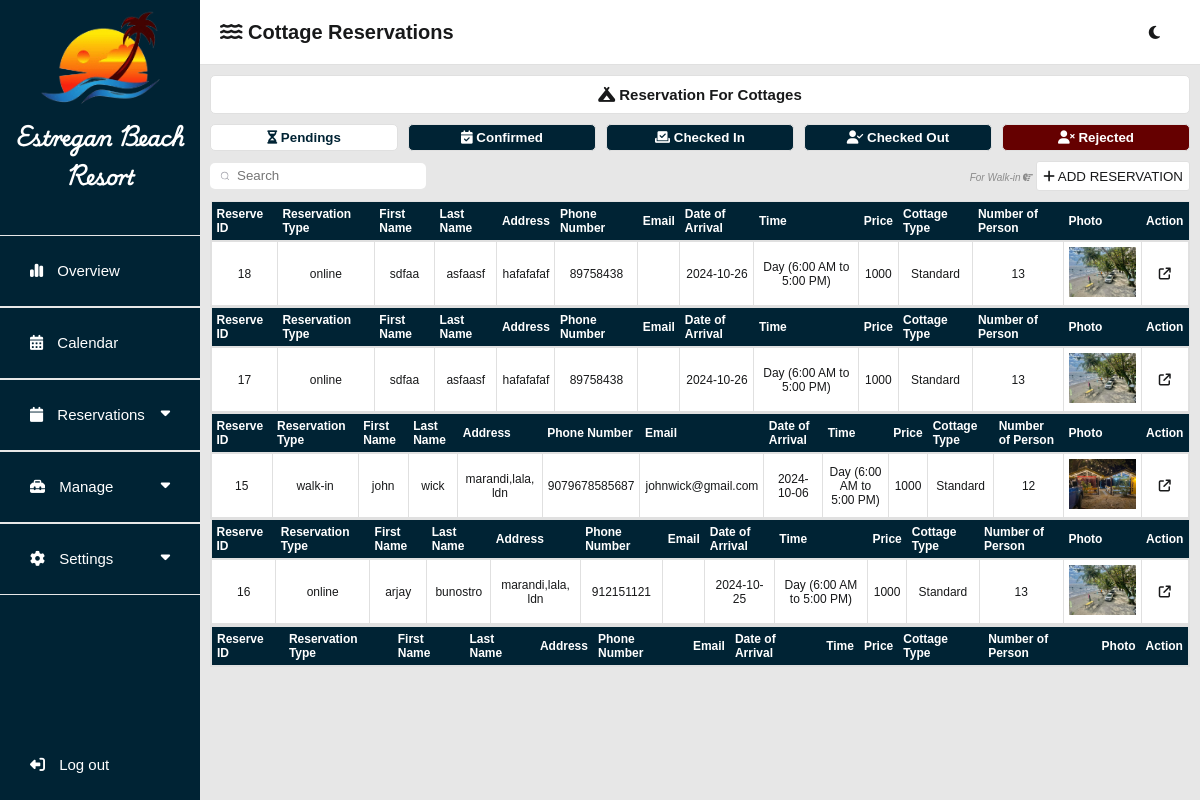
Page /admin/dashboardCottageReservation.php (signed in) on the earlier database version.
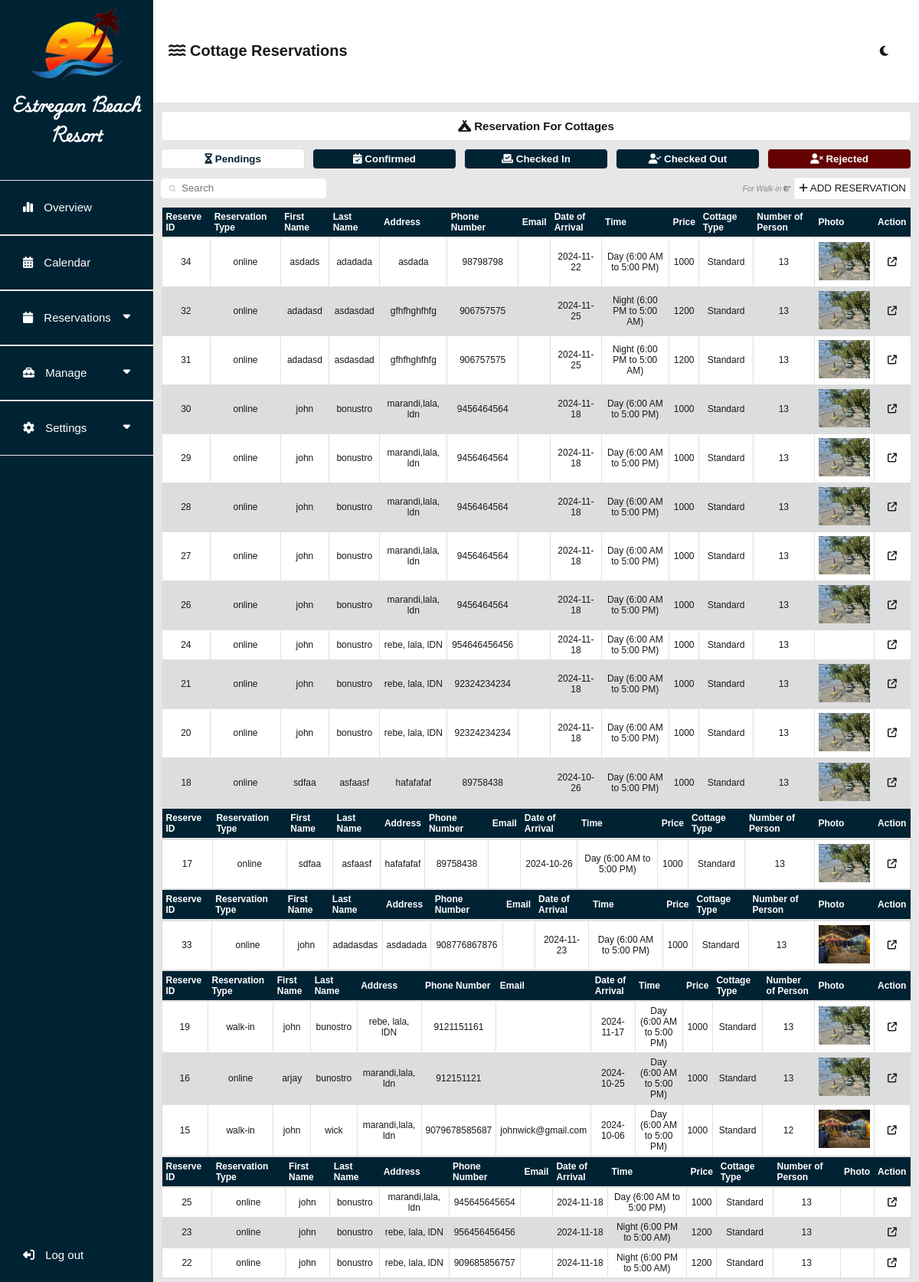
Same page on the later database version.
### tables this page shows
CREATE TABLE `reserve_cottage_tbl` (
  `reserve_id` int(11) NOT NULL,
  `user_id` int(255) NOT NULL,
  `reserve_status` varchar(255) NOT NULL,
  `reserve_type` varchar(255) NOT NULL,
  `first_name` varchar(255) NOT NULL,
  `middle_name` varchar(255) NOT NULL,
  `last_name` varchar(255) NOT NULL,
  `reserve_address` text NOT NULL,
  `phone_number` bigint(255) NOT NULL,
  `email` varchar(255) NOT NULL,
  `date_of_arrival` date NOT NULL,
  `time` varchar(255) NOT NULL,
  `price` bigint(255) NOT NULL,
  `cottage_number` bigint(255) NOT NULL,
  `cottage_type` varchar(255) NOT NULL,
  `number_of_person` int(255) NOT NULL,
  `special_request` text NOT NULL,
  `cottage_photo` varchar(255) NOT NULL,
  `reference_number` bigint(255) NOT NULL,
  `cottage_reserve_fee` bigint(255) NOT NULL,
  `rejection_reason` text NOT NULL
);

### admin/reservationCottage.php (the view, shortened to what this page needs)
<?php
require 'db_connect.php';
?>
<div class="container">
    <div class="header-label">
        <label><i class="fa-solid fa-campground"></i> Reservation For Cottages</label>
    </div>
    <div class="buttons-container">
        <button onclick="showTable(0, 0)" id="pending-btn" class="pending-btn"><i
                class="fa-solid fa-hourglass-half"></i> Pendings</button>
        <button onclick="showTable(1, 1)" id="confirmed-btn"><i class="fa-regular fa-calendar-check"></i>
            Confirmed</button>
        <button onclick="showTable(2, 2)" id="checkedIn-btn"><i class="fa-solid fa-check-to-slot"></i> Checked
            In</button>
        <button onclick="showTable(3, 3)" id="checkedOut-btn"><i class="fa-solid fa-user-check"></i> Checked
            Out</button>
        <button onclick="showTable(4, 4)" id="rejected-btn" class="rejected-btn"><i class="fa-solid fa-user-xmark"></i>
            Rejected</button>
    </div>
    <div class="under-buttons-container">
        <div class="group">
            <input type="search" id="search-input" class="search-input" placeholder="Search">
        </div>
        <div class="add-reservation">
            <label><em>For Walk-in <i class="fa-solid fa-hand-point-left fa-flip-horizontal"></i></em></label>
            <button name="add-reservation" onclick="window.location.href='add_reservation_cottage.php';">
                <i class="fa-solid fa-plus"></i> ADD RESERVATION
            </button>
        </div>
    </div>
    <?php
    function renderTable($con, $status)
    {
        $fetchdata = "SELECT * FROM reserve_cottage_tbl WHERE reserve_status='$status' ORDER BY reserve_id DESC";
        $result = mysqli_query($con, $fetchdata);
        echo '<form method="post" action="" id="table-container-' . $status . '">';
        echo '<table><tr>
        <th>Reserve ID</th>
          <th>Reservation Type</th>
        <th>First Name</th>
        <th>Last Name</th>
        <th>Address</th>
        <th>Phone Number</th>
        <th>Email</th>
        <th>Date of Arrival</th>
        <th>Time</th>
        <th>Price</th>
        <th>Cottage Type</th>
        <th>Number of Person</th>
        <th>Photo</th>
        <th>Action</th>
    </tr>';
        while ($row = mysqli_fetch_assoc($result)) {
            echo '<tr>
            <td>' . $row['reserve_id'] . '</td>
            <td>' . $row['reserve_type'] . '</td>
            <td>' . $row['first_name'] . '</td>
            <td>' . $row['last_name'] . '</td>
            <td>' . $row['reserve_address'] . '</td>
            <td>' . $row['phone_number'] . '</td>
            <td class="email">' . $row['email'] . '</td>
            <td>' . $row['date_of_arrival'] . '</td>
            <td>' . $row['time'] . '</td>
            <td>' . $row['price'] . '</td>
            <td>' . $row['cottage_type'] . '</td>
            <td>' . $row['number_of_person'] . '</td>
            <td class="table-image-container"><img class="reservation-image" onclick="openFullScreen()" src="' . $row['cottage_photo'] . '"></td>
            <td><div class="edit-btn"><a href="cottage_' . $status . '.php?manage_id=' . $row['reserve_id'] . '"><i class="fa-solid fa-arrow-up-right-from-square"></i></a></div></td>
        </tr>';
        }
        echo '</table></form>';
    }
    renderTable($con, 'pending');
    renderTable($con, 'confirmed');
    renderTable($con, 'checkedIn');
    renderTable($con, 'checkedOut');
    renderTable($con, 'rejected');
    ?>
</div>

### admin/dashboardCottageReservation.php (shortened to what this page needs)
<?php
require('db_connect.php');
?>
<!DOCTYPE html>
<html lang="en">
<head>
    <?php
    include 'assets.php'
        ?>
    <link rel="stylesheet" type="text/css" href="css/main.css?v=<?php echo time(); ?>">
    <link rel="stylesheet" type="text/css" href="css/dashboard.css?v=<?php echo time(); ?>">
</head>
<body>
    <main>
     <?php include 'sidenav.php'
      ?>
        <section class="middle-container">
            <div class="header-container">
                <div class="title-head">
                    <label for=""><i class="fa-solid fa-water"></i> Cottage Reservations</label>
                </div>
                <?php include 'icon-container.php'?>
            </div>
            <div class="center-container">
                    <?php include 'reservationCottage.php'; ?>
            </div>
        </section>
    </main>
</body>
</html>

### admin/assets.php (shortened to what this page needs)
<link href="../fontawesome/css/fontawesome.css" rel="stylesheet" />
<link href="../fontawesome/css/brands.css" rel="stylesheet" />
<link href="../fontawesome/css/solid.css" rel="stylesheet" />
<link rel="stylesheet" type="text/css" href="css/header.css?v=<?php echo time(); ?>">
<link rel="stylesheet" href="https://code.jquery.com/ui/1.12.1/themes/base/jquery-ui.css">

### admin/sidenav.php (shortened to what this page needs)
<section class="side-nav">
    <div class="menu-container">
        <div class="logo-container">
            <img src="../system_images/suntree.png" alt="">
            <label for="">Estregan Beach Resort</label>
        </div>
        <div class="menu">
            <div class="item"><a href="dashboard.php"><i class="fa-solid fa-chart-simple"></i> Overview</a></div>
            <div class="item"><a href="calendar.php"><i class="fa-solid fa-calendar-days"></i> Calendar</a></div>
            <div class="item">
                <a href="#" class="dropdown-link"><i class="fa-solid fa-calendar"></i> Reservations <i
                        class="fa-solid fa-caret-down dropdown"></i></a>
            </div>
            <div class="item">
                <a href="#" class="dropdown-link"><i class="fa-solid fa-toolbox"></i> Manage <i
                        class="fa-solid fa-caret-down dropdown"></i></a>
            </div>
            <div class="item">
                <a href="#" class="dropdown-link"><i class="fa-solid fa-gear"></i> Settings <i
                        class="fa-solid fa-caret-down dropdown"></i></a>
            </div>
        </div>
    </div>
    <div class="logout-container">
        <a href="#" id="logoutLink"><i class="fa-solid fa-right-from-bracket fa-flip-horizontal"></i> Log out</a>
    </div>
</section>

### admin/icon-container.php
<div class="title-head-right">
    <div class="switch-mode">
        <i class="fa-regular fa-moon" id="icon"></i>
    </div>
</div>

### admin/css/header.css (style rules this page uses)
* { margin: 0; font-family: 'Trebuchet MS', 'Lucida Sans Unicode', 'Lucida Grande', 'Lucida Sans', Arial, sans-serif; box-sizing: none; }
button { cursor: pointer; }
.dropdown { cursor: pointer; }

### admin/css/main.css (style rules this page uses)
* { margin: 0; font-family: 'Trebuchet MS', 'Lucida Sans Unicode', 'Lucida Grande', 'Lucida Sans', Arial, sans-serif; }
body { background-color: var(--first-color2); }
button { cursor: pointer; }
a { cursor: pointer; }
:root { --first-color: white; --first-color2: #E7E7E7; --second-color: #EAE2B7; --fourth-color: #F77F00; --seventh-color: #18191A; --seventh-color2: #e0e0e0; --seventh-color3: #e0e0e0; --select-color: #F77F00; --select-color2: #cd6a00; --booknow-text: #ffffff; --booknow-text2: #242526; --booknow-border: #F77F00; --reservation-titleborder: #18191A; --box-shadow: #b4b4b4; --after-input: #effaff; --water-border: #EAE2B7; --water-color: #0d2cc5; --pure-white: white; --third-color: #FCBF49; --fifth-color: #D62828; --sixth-color: #00527e; --seventh-color4: #757575; --eight-color: #002334; --eight-color2: #001824; --reservation-title: #18191A; --reservation-text: white; --gray-button: rgba(220, 220, 220, 0.849); font-size: 62.5%; --tdeven-color: #0023340c; --proceed-color: white; --proceed-bgcolor: #00527e; --cancel-color: white; --cancel-bgcolor: #D62828; --fixed-color: #effaff; --graph-title-color: #777; --legend-text-color: #777; --tooltip-bg-color: #333333; --tooltip-title-color: #ffffff; --tooltip-body-color: #ffffff; --axis-title-color: #777; --axis-ticks-color: #777; }
.center-container { animation: transitionIn 0.5s; }

Differences in the rows shown:
added reserve_cottage_tbl: reserve_id "34", reserve_type "online", first_name "asdads", last_name "adadada", reserve_address "asdada", phone_number "98798798", date_of_arrival "2024-11-22", time "Day (6:00 AM to 5:00 PM)", price "1000", cottage_type "Standard", number_of_person "13", cottage_photo (picture)
added reserve_cottage_tbl: reserve_id "32", reserve_type "online", first_name "adadasd", last_name "asdasdad", reserve_address "gfhfhghfhfg", phone_number "906757575", date_of_arrival "2024-11-25", time "Night (6:00 PM to 5:00 AM)", price "1200", cottage_type "Standard", number_of_person "13", cottage_photo (picture)
added reserve_cottage_tbl: reserve_id "31", reserve_type "online", first_name "adadasd", last_name "asdasdad", reserve_address "gfhfhghfhfg", phone_number "906757575", date_of_arrival "2024-11-25", time "Night (6:00 PM to 5:00 AM)", price "1200", cottage_type "Standard", number_of_person "13", cottage_photo (picture)
added reserve_cottage_tbl: reserve_id "30", reserve_type "online", first_name "john", last_name "bonustro", reserve_address "marandi,lala, ldn", phone_number "9456464564", date_of_arrival "2024-11-18", time "Day (6:00 AM to 5:00 PM)", price "1000", cottage_type "Standard", number_of_person "13", cottage_photo (picture)
added reserve_cottage_tbl: reserve_id "29", reserve_type "online", first_name "john", last_name "bonustro", reserve_address "marandi,lala, ldn", phone_number "9456464564", date_of_arrival "2024-11-18", time "Day (6:00 AM to 5:00 PM)", price "1000", cottage_type "Standard", number_of_person "13", cottage_photo (picture)
added reserve_cottage_tbl: reserve_id "28", reserve_type "online", first_name "john", last_name "bonustro", reserve_address "marandi,lala, ldn", phone_number "9456464564", date_of_arrival "2024-11-18", time "Day (6:00 AM to 5:00 PM)", price "1000", cottage_type "Standard", number_of_person "13", cottage_photo (picture)
added reserve_cottage_tbl: reserve_id "27", reserve_type "online", first_name "john", last_name "bonustro", reserve_address "marandi,lala, ldn", phone_number "9456464564", date_of_arrival "2024-11-18", time "Day (6:00 AM to 5:00 PM)", price "1000", cottage_type "Standard", number_of_person "13", cottage_photo (picture)
added reserve_cottage_tbl: reserve_id "26", reserve_type "online", first_name "john", last_name "bonustro", reserve_address "marandi,lala, ldn", phone_number "9456464564", date_of_arrival "2024-11-18", time "Day (6:00 AM to 5:00 PM)", price "1000", cottage_type "Standard", number_of_person "13", cottage_photo (picture)
added reserve_cottage_tbl: reserve_id "24", reserve_type "online", first_name "john", last_name "bonustro", reserve_address "rebe, lala, lDN", phone_number "954646456456", date_of_arrival "2024-11-18", time "Day (6:00 AM to 5:00 PM)", price "1000", cottage_type "Standard", number_of_person "13"
added reserve_cottage_tbl: reserve_id "21", reserve_type "online", first_name "john", last_name "bonustro", reserve_address "rebe, lala, lDN", phone_number "92324234234", date_of_arrival "2024-11-18", time "Day (6:00 AM to 5:00 PM)", price "1000", cottage_type "Standard", number_of_person "13", cottage_photo (picture)
added reserve_cottage_tbl: reserve_id "20", reserve_type "online", first_name "john", last_name "bonustro", reserve_address "rebe, lala, lDN", phone_number "92324234234", date_of_arrival "2024-11-18", time "Day (6:00 AM to 5:00 PM)", price "1000", cottage_type "Standard", number_of_person "13", cottage_photo (picture)
added reserve_cottage_tbl: reserve_id "33", reserve_type "online", first_name "john", last_name "adadasdas", reserve_address "asdadada", phone_number "908776867876", date_of_arrival "2024-11-23", time "Day (6:00 AM to 5:00 PM)", price "1000", cottage_type "Standard", number_of_person "13", cottage_photo (picture)
added reserve_cottage_tbl: reserve_id "19", reserve_type "walk-in", first_name "john", last_name "bunostro", reserve_address "rebe, lala, lDN", phone_number "9121151161", date_of_arrival "2024-11-17", time "Day (6:00 AM to 5:00 PM)", price "1000", cottage_type "Standard", number_of_person "13", cottage_photo (picture)
shown differently, row unchanged: reserve_cottage_tbl "arjay": moves up the list
added reserve_cottage_tbl: reserve_id "25", reserve_type "online", first_name "john", last_name "bonustro", reserve_address "marandi,lala, ldn", phone_number "945645645654", date_of_arrival "2024-11-18", time "Day (6:00 AM to 5:00 PM)", price "1000", cottage_type "Standard", number_of_person "13"
added reserve_cottage_tbl: reserve_id "23", reserve_type "online", first_name "john", last_name "bonustro", reserve_address "rebe, lala, lDN", phone_number "956456456456", date_of_arrival "2024-11-18", time "Night (6:00 PM to 5:00 AM)", price "1200", cottage_type "Standard", number_of_person "13"
added reserve_cottage_tbl: reserve_id "22", reserve_type "online", first_name "john", last_name "bonustro", reserve_address "rebe, lala, lDN", phone_number "909685856757", date_of_arrival "2024-11-18", time "Night (6:00 PM to 5:00 AM)", price "1200", cottage_type "Standard", number_of_person "13"
